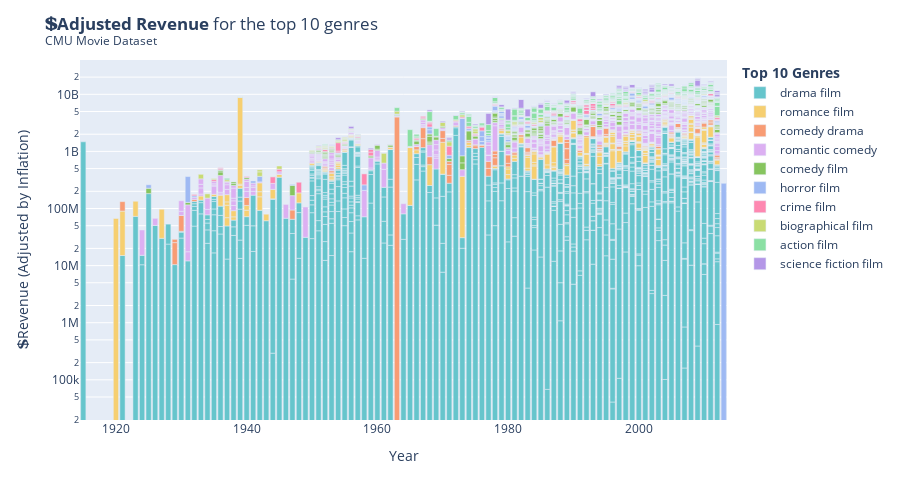

This figure's notebook cell:
### Code cell
p = px.bar(analysis_df, x='movie_release_year', y='movie_box_office_revenue_adj', color='movie_genre', color_discrete_sequence=px.colors.qualitative.Pastel, log_y=True,)
p.update_layout(
    xaxis_title='Year',
    yaxis_title='💲Revenue (Adjusted by Inflation)',
    title='<b>💲Adjusted Revenue</b> for the top {} genres <br><sup>CMU Movie Dataset</sup>'.format(top),
    height=500,
    legend_title='<b>Top 10 Genres</b>',
)
p.write_html('adjusted_revenue.html')
p.show()

### Figure 1 — Plotly figure (JSON) as saved in the notebook; plotly's stock layout.template omitted (floating-point values rounded to 4 significant figures; data arrays with more than 128 entries replaced by an {"elided": "..."} marker saying what was removed)
{"data": [{"alignmentgroup": "True", "hovertemplate": "movie_genre=drama film<br>movie_release_year=%{x}<br>movie_box_office_revenue_adj=%{y}<extra></extra>", "legendgroup": "drama film", "marker": {"color": "rgb(102, 197, 204)", "pattern": {"shape": ""}}, "name": "drama film", "offsetgroup": "drama film", "orientation": "v", "showlegend": true, "textposition": "auto", "type": "bar", "x": {"elided": "1068 int values"}, "xaxis": "x", "y": {"elided": "1068 float values"}, "yaxis": "y"}, {"alignmentgroup": "True", "hovertemplate": "movie_genre=romance film<br>movie_release_year=%{x}<br>movie_box_office_revenue_adj=%{y}<extra></extra>", "legendgroup": "romance film", "marker": {"color": "rgb(246, 207, 113)", "pattern": {"shape": ""}}, "name": "romance film", "offsetgroup": "romance film", "orientation": "v", "showlegend": true, "textposition": "auto", "type": "bar", "x": {"elided": "289 int values"}, "xaxis": "x", "y": {"elided": "289 float values"}, "yaxis": "y"}, {"alignmentgroup": "True", "hovertemplate": "movie_genre=comedy drama<br>movie_release_year=%{x}<br>movie_box_office_revenue_adj=%{y}<extra></extra>", "legendgroup": "comedy drama", "marker": {"color": "rgb(248, 156, 116)", "pattern": {"shape": ""}}, "name": "comedy drama", "offsetgroup": "comedy drama", "orientation": "v", "showlegend": true, "textposition": "auto", "type": "bar", "x": {"elided": "267 int values"}, "xaxis": "x", "y": {"elided": "267 float values"}, "yaxis": "y"}, {"alignmentgroup": "True", "hovertemplate": "movie_genre=romantic comedy<br>movie_release_year=%{x}<br>movie_box_office_revenue_adj=%{y}<extra></extra>", "legendgroup": "romantic comedy", "marker": {"color": "rgb(220, 176, 242)", "pattern": {"shape": ""}}, "name": "romantic comedy", "offsetgroup": "romantic comedy", "orientation": "v", "showlegend": true, "textposition": "auto", "type": "bar", "x": {"elided": "772 int values"}, "xaxis": "x", "y": {"elided": "772 float values"}, "yaxis": "y"}, {"alignmentgroup": "True", "hovertemplate": "movie_genre=comedy film<br>movie_release_year=%{x}<br>movie_box_office_revenue_adj=%{y}<extra></extra>", "legendgroup": "comedy film", "marker": {"color": "rgb(135, 197, 95)", "pattern": {"shape": ""}}, "name": "comedy film", "offsetgroup": "comedy film", "orientation": "v", "showlegend": true, "textposition": "auto", "type": "bar", "x": {"elided": "640 int values"}, "xaxis": "x", "y": {"elided": "640 float values"}, "yaxis": "y"}, {"alignmentgroup": "True", "hovertemplate": "movie_genre=horror film<br>movie_release_year=%{x}<br>movie_box_office_revenue_adj=%{y}<extra></extra>", "legendgroup": "horror film", "marker": {"color": "rgb(158, 185, 243)", "pattern": {"shape": ""}}, "name": "horror film", "offsetgroup": "horror film", "orientation": "v", "showlegend": true, "textposition": "auto", "type": "bar", "x": {"elided": "376 int values"}, "xaxis": "x", "y": {"elided": "376 float values"}, "yaxis": "y"}, {"alignmentgroup": "True", "hovertemplate": "movie_genre=crime film<br>movie_release_year=%{x}<br>movie_box_office_revenue_adj=%{y}<extra></extra>", "legendgroup": "crime film", "marker": {"color": "rgb(254, 136, 177)", "pattern": {"shape": ""}}, "name": "crime film", "offsetgroup": "crime film", "orientation": "v", "showlegend": true, "textposition": "auto", "type": "bar", "x": {"elided": "295 int values"}, "xaxis": "x", "y": {"elided": "295 float values"}, "yaxis": "y"}, {"alignmentgroup": "True", "hovertemplate": "movie_genre=biographical film<br>movie_release_year=%{x}<br>movie_box_office_revenue_adj=%{y}<extra></extra>", "legendgroup": "biographical film", "marker": {"color": "rgb(201, 219, 116)", "pattern": {"shape": ""}}, "name": "biographical film", "offsetgroup": "biographical film", "orientation": "v", "showlegend": true, "textposition": "auto", "type": "bar", "x": {"elided": "236 int values"}, "xaxis": "x", "y": {"elided": "236 float values"}, "yaxis": "y"}, {"alignmentgroup": "True", "hovertemplate": "movie_genre=action film<br>movie_release_year=%{x}<br>movie_box_office_revenue_adj=%{y}<extra></extra>", "legendgroup": "action film", "marker": {"color": "rgb(139, 224, 164)", "pattern": {"shape": ""}}, "name": "action film", "offsetgroup": "action film", "orientation": "v", "showlegend": true, "textposition": "auto", "type": "bar", "x": {"elided": "571 int values"}, "xaxis": "x", "y": {"elided": "571 float values"}, "yaxis": "y"}, {"alignmentgroup": "True", "hovertemplate": "movie_genre=science fiction film<br>movie_release_year=%{x}<br>movie_box_office_revenue_adj=%{y}<extra></extra>", "legendgroup": "science fiction film", "marker": {"color": "rgb(180, 151, 231)", "pattern": {"shape": ""}}, "name": "science fiction film", "offsetgroup": "science fiction film", "orientation": "v", "showlegend": true, "textposition": "auto", "type": "bar", "x": {"elided": "200 int values"}, "xaxis": "x", "y": {"elided": "200 float values"}, "yaxis": "y"}], "layout": {"barmode": "relative", "height": 500, "legend": {"title": {"text": "<b>Top 10 Genres</b>"}, "tracegroupgap": 0}, "margin": {"t": 60}, "title": {"text": "<b>💲Adjusted Revenue</b> for the top 10 genres <br><sup>CMU Movie Dataset</sup>"}, "xaxis": {"anchor": "y", "domain": [0, 1], "title": {"text": "Year"}}, "yaxis": {"anchor": "x", "domain": [0, 1], "title": {"text": "💲Revenue (Adjusted by Inflation)"}, "type": "log"}}}
